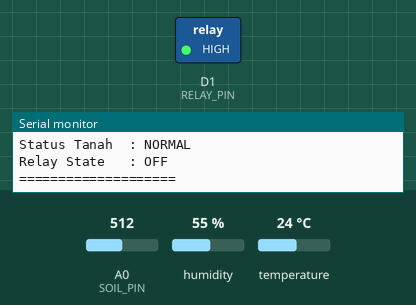
Recording of a sketch running on a simulated ESP8266 (NodeMCU). Shown: switched loads named in the sketch (green lamp = pin HIGH), the last lines printed to the serial monitor. The test bench sets the inputs (shaded band); at power-on: A0 (SOIL_PIN) = 512, humidity 55 %, temperature 24 °C. WiFi joins after 1.5 s; servers stay silent unless stated.

Above: at 2.7 s.
2.8 s: A0 (SOIL_PIN) set to 562
6.6 s: A0 (SOIL_PIN) set to 590
At 8.8 s:
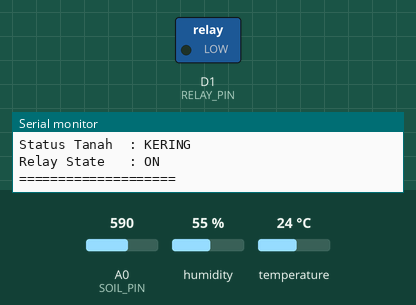
10.4 s: A0 (SOIL_PIN) set to 511
At 11.6 s:
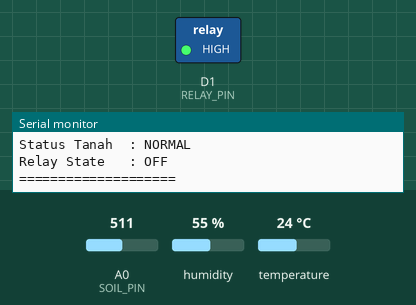
14.2 s: A0 (SOIL_PIN) set to 716
At 17.2 s:
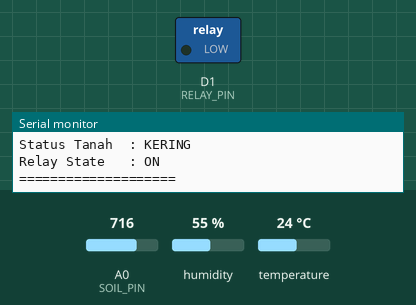
Timing chart, 0 to 18.7 s (numbered marks = the images above; inputs shaded):
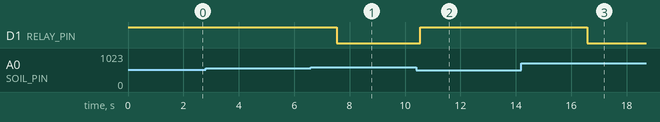

Measured:
- the behaviour switches between 578 and 579 on A0 (SOIL_PIN) (found by bisection; images 0 and 1)
- after the input at 6.6 s, D1 (RELAY_PIN): HIGH → LOW after 0.94 s
- after the input at 10.4 s, D1 (RELAY_PIN): LOW → HIGH after 0.15 s
- after the input at 14.2 s, D1 (RELAY_PIN): HIGH → LOW after 2.4 s

The sketch:

test.ino
```cpp
#include <ESP8266WiFi.h>
#include <DHT.h>

// ===== WIFI CONFIG =====
const char* ssid = "POCO X3 GT";
const char* password = "12348765";

// ===== PIN CONFIG (ESP8266) =====
#define SOIL_PIN A0        // ADC tunggal ESP8266
#define DHT_PIN D5         // GPIO14
#define RELAY_PIN D1       // GPIO12
#define DHTTYPE DHT22

DHT dht(DHT_PIN, DHTTYPE);

// ===== Variabel =====
int soilRaw;
float soilPercent;
float humidity;
float temperature;

String soilStatus = "NORMAL";
bool relayState = false;

// ===== Threshold =====
#define SOIL_KERING_MAX 60
#define SOIL_NORMAL_MAX 80

void setup() {
  Serial.begin(115200);

  pinMode(RELAY_PIN, OUTPUT);
  digitalWrite(RELAY_PIN, HIGH); // relay OFF (aktif LOW)

  dht.begin();

  // ===== WIFI CONNECT =====
  WiFi.begin(ssid, password);
  Serial.print("Connecting to WiFi");

  while (WiFi.status() != WL_CONNECTED) {
    delay(500);
    Serial.print(".");
  }

  Serial.println("\nWiFi Connected!");
  Serial.print("IP Address : ");
  Serial.println(WiFi.localIP());
}

void loop() {
  // ===== Baca Sensor Soil =====
  soilRaw = analogRead(SOIL_PIN);

  // Kalibrasi ESP8266 (0–1023)
  soilPercent = map(soilRaw, 1023, 300, 0, 100);
  soilPercent = constrain(soilPercent, 0, 100);

  humidity = dht.readHumidity();
  temperature = dht.readTemperature();

  // ===== FUZZY LOGIC SEDERHANA =====
  if (soilPercent <= SOIL_KERING_MAX) {
    soilStatus = "KERING";
    relayState = true;   // AUTO SIRAM
  }
  else if (soilPercent <= SOIL_NORMAL_MAX) {
    soilStatus = "NORMAL";
    relayState = false;
  }
  else {
    soilStatus = "BASAH";
    relayState = false;
  }

  // ===== Kontrol Relay =====
  digitalWrite(RELAY_PIN, relayState ? LOW : HIGH);

  // ===== Monitoring Serial =====
  Serial.println("==== MONITORING ====");
  Serial.print("Soil Moisture : ");
  Serial.print(soilPercent);
  Serial.println(" %");

  Serial.print("Humidity      : ");
  Serial.print(humidity);
  Serial.println(" %");

  Serial.print("Temperature   : ");
  Serial.print(temperature);
  Serial.println(" C");

  Serial.print("Status Tanah  : ");
  Serial.println(soilStatus);

  Serial.print("Relay State   : ");
  Serial.println(relayState ? "ON" : "OFF");
  Serial.println("====================\n");

  delay(3000);
}
```
